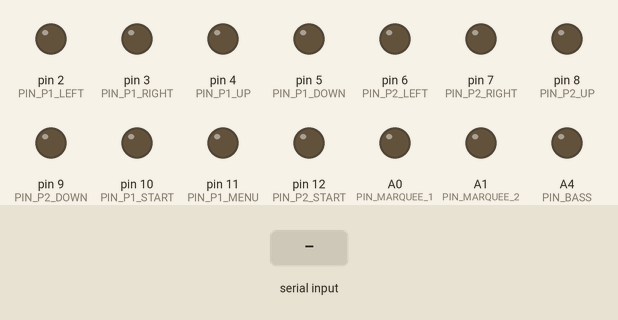
Recording of a sketch running on a simulated Arduino Uno, built with avr-gcc and run on an emulated ATmega328P. Parts: output pins drawn as LEDs (lit = HIGH). The inputs (shaded band) are chosen by the test bench.

Above: at 1.2 s.
1.3 s: "1\n" received over Serial
At 1.8 s:
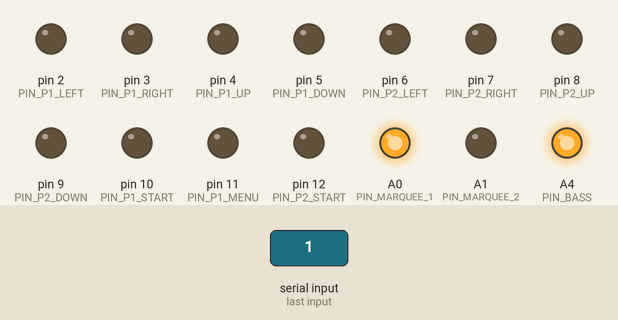
2.8 s: "0\n" received over Serial
At 4.0 s:
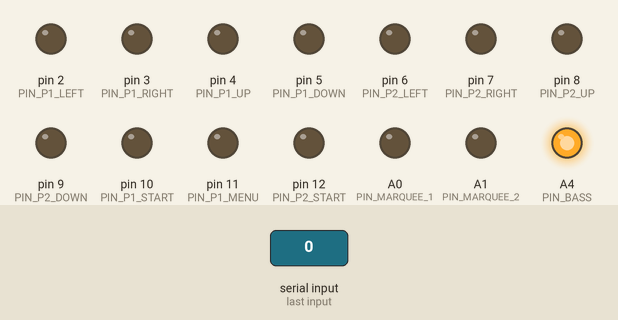
4.3 s: "2\n" received over Serial
At 5.3 s:
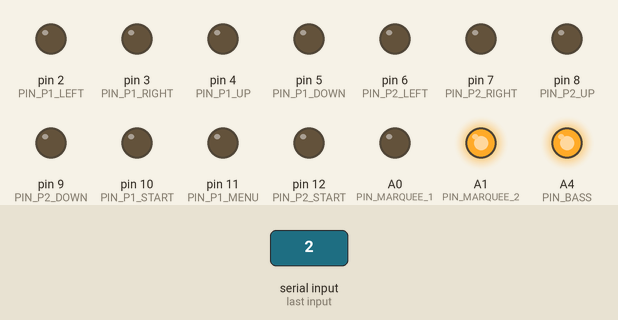
Timing chart, 0 to 7.3 s (numbered marks = the images above; inputs shaded):
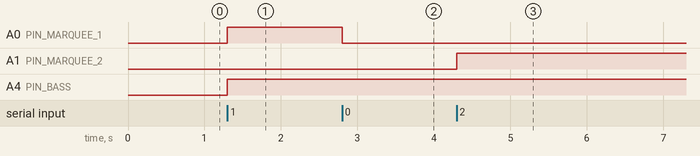

The sketch:

SM5-Arduino-Lighting.ino
```cpp
/*************************************
 ***** SM5 ARDUINO LIGHTS DRIVER *****
 ************************************/

// Get game-controlled cabinet and controller/pad lights in StepMania 5!
// All you need is any kind of Arduino that can connect to a PC via serial and you're good to go!
// (a.k.a. use pretty much any Arduino - Uno, mega, micro, etc)

//  Written to be easy to understand/modify by 48productions


/*********************
 *** WIRING CONFIG ***
 ********************/

// There's two routes for wiring, with and without shift registers
//  - Hooking up individual lights to individual arduino pins (the default)? Comment out the below #define line.
//  - Using shift registers (use only 3 pins for all the lights)? Uncomment the below line


//#define USE_SHIFT_REGISTERS


//Don't touch this next line please kthx
#ifndef USE_SHIFT_REGISTERS


/************************
 * WIRING PINS (direct) *
 ***********************/
// PINS - What pins should the Arduino use?
// IF USING DIRECT LIGHTING MODE (#define USE_SHIFT_REGISTERS is COMMENTED OUT)
// Set which lights are output to what pins, here!

//P1 pad light pins
#define PIN_P1_LEFT 2 //P1 Left
#define PIN_P1_RIGHT 3 //P1 Right
#define PIN_P1_UP 4 //P1 Up
#define PIN_P1_DOWN 5 //P1 Down

// P2 pad light pins
#define PIN_P2_LEFT 6 //P2 Left
#define PIN_P2_RIGHT 7 //P2 Right
#define PIN_P2_UP 8 //P2 Up
#define PIN_P2_DOWN 9 //P2 Down

// Cab light pins
#define PIN_MARQUEE_1 A0 //Marquee up-left
#define PIN_MARQUEE_2 A1 //Marquee up-right
#define PIN_MARQUEE_3 A2 //Marquee down-left
#define PIN_MARQUEE_4 A3 //Marquee down-right
#define PIN_BASS A4 //Bass left/right

// Menu light pins
#define PIN_P1_START 10 //P1 start button
#define PIN_P1_MENU 11  //P1 left/right menu buttons
#define PIN_P2_START 12 //P2 start button
#define PIN_P2_MENU 13  //P2 left/right menu buttons


/********************************
 * WIRING PINS (shift register) *
 *******************************/
// IF USING SHIFT REGISTER LIGHTING (#define USE_SHIFT_REGISTERS is NOT commented)
// Set which pins you'll hook up your shift registers to here.
// That's right, only 3 pins for EVERY light!
#else
#define PIN_SHIFT_CLOCK 2
#define PIN_SHIFT_DATA 3
#define PIN_SHIFT_LATCH 4


#endif


/*****************
 *** MAIN CODE ***
 ****************/

// First, define variables:
// (Each byte contains 8 bits, individual lights are tracked with individual bits)
byte p1LEDs = 0; //Tracks P1's lights (SM gameplay buttons 0-7)
byte p2LEDs = 0; //Tracks P2's lights (SM gameplay buttons 0-7)
byte cabLEDs = 0; //Tracks cabinet lighting. 0-3: Marquee lights, 4: P1 Start, 5: P1 Menu, 6: P2 Start, 7: P2 Menu
byte etcLEDs = 0; //Tracks other lights. 0: Bass neon. All other slots unused - if you want to output more lights from SM, here's a good spot.

byte receivedData = 0; //The last byte of data we received from Stepmania
short lightBytePos = 0; //Tracks how many bytes of lighting data we've received this update


// setup() - Run once on startup
void setup() {
  Serial.begin(115200);

  //Pinmode ALL the pins!
  // ... except the ones we don't need

#ifdef USE_SHIFT_REGISTERS  // If using shift registers, only pinmode the pins needed for shift registers
  pinMode(PIN_SHIFT_CLOCK, OUTPUT);
  pinMode(PIN_SHIFT_DATA, OUTPUT);
  pinMode(PIN_SHIFT_LATCH, OUTPUT);

#else  // In direct lighting mode? Only pinmode what's needed here
  //P1 pad lights
  pinMode(PIN_P1_LEFT, OUTPUT);
  pinMode(PIN_P1_RIGHT, OUTPUT);
  pinMode(PIN_P1_UP, OUTPUT);
  pinMode(PIN_P1_DOWN, OUTPUT);

  //P2 pad lights
  pinMode(PIN_P2_LEFT, OUTPUT);
  pinMode(PIN_P2_RIGHT, OUTPUT);
  pinMode(PIN_P2_UP, OUTPUT);
  pinMode(PIN_P2_DOWN, OUTPUT);

  //Cabinet lights
  pinMode(PIN_MARQUEE_1, OUTPUT);
  pinMode(PIN_MARQUEE_2, OUTPUT);
  pinMode(PIN_MARQUEE_3, OUTPUT);
  pinMode(PIN_MARQUEE_4, OUTPUT);
  pinMode(PIN_P1_START, OUTPUT);
  pinMode(PIN_P1_MENU, OUTPUT);
  pinMode(PIN_P2_START, OUTPUT);
  pinMode(PIN_P2_MENU, OUTPUT);
  pinMode(PIN_BASS, OUTPUT);
#endif
}


// loop() - runs over and over again
void loop() {
  if (Serial.available() > 0) { //Do we have lights data to receive?
    readSerialLightingData();
  }
  //Done receiving serial data this loop

}


//Writes SM lighting directly to arduino pins
// Called whenever new lighting data is received, if not using shift registers

#ifndef USE_SHIFT_REGISTERS //This function is only compiled if we're not in shift register mode
void writeDirectLighting() {

  // SIDENOTE: Want to make mods to change which specific lights from SM are output to the Arduino pins?
  // Or: Have an Arduino Mega and want to add more lights?
  // This is the place for that!

  //Data is placed into p1LEDs/p2LEDs/cabLEDs/etcLEDs when we read lighting data from Stepmania in "void loop()"
  //We'll read specific lights from that data here, and turn on/off arduino pins based on them

  digitalWrite(PIN_P1_LEFT, bitRead(p1LEDs, 0)); //P1 Pad
  digitalWrite(PIN_P1_RIGHT, bitRead(p1LEDs, 1));
  digitalWrite(PIN_P1_UP, bitRead(p1LEDs, 2));
  digitalWrite(PIN_P1_DOWN, bitRead(p1LEDs, 3));

  digitalWrite(PIN_P2_LEFT, bitRead(p2LEDs, 0)); //P2 pad
  digitalWrite(PIN_P2_RIGHT, bitRead(p2LEDs, 1));
  digitalWrite(PIN_P2_UP, bitRead(p2LEDs, 2));
  digitalWrite(PIN_P2_DOWN, bitRead(p2LEDs, 3));

  digitalWrite(PIN_MARQUEE_1, bitRead(cabLEDs, 0)); //Cabinet lights
  digitalWrite(PIN_MARQUEE_2, bitRead(cabLEDs, 1));
  digitalWrite(PIN_MARQUEE_3, bitRead(cabLEDs, 2));
  digitalWrite(PIN_MARQUEE_4, bitRead(cabLEDs, 3));
  digitalWrite(PIN_P1_START, bitRead(cabLEDs, 4));
  digitalWrite(PIN_P1_MENU, bitRead(cabLEDs, 5));
  digitalWrite(PIN_P2_START, bitRead(cabLEDs, 6));
  digitalWrite(PIN_P2_MENU, bitRead(cabLEDs, 7));
  digitalWrite(PIN_BASS, bitRead(etcLEDs, 0));
}
#endif


//Writes SM lighting data to a set of shift registers
// Called whenever new lighting data is received, when using shift registers

#ifdef USE_SHIFT_REGISTERS //This function is only compiled if we're in shift register mode
void writeShiftRegisterLighting() {
  digitalWrite(PIN_SHIFT_LATCH, LOW); //Pull latch pin low, shift out data, and throw latch pin high again

  // Add more shiftOut lines here if you want to add more shift registers
  //  (the first shiftOut line goes to the last shift register in the chain)

  shiftOut(PIN_SHIFT_DATA, PIN_SHIFT_CLOCK, MSBFIRST, etcLEDs);
  shiftOut(PIN_SHIFT_DATA, PIN_SHIFT_CLOCK, MSBFIRST, cabLEDs);
  shiftOut(PIN_SHIFT_DATA, PIN_SHIFT_CLOCK, MSBFIRST, p2LEDs);
  shiftOut(PIN_SHIFT_DATA, PIN_SHIFT_CLOCK, MSBFIRST, p1LEDs);

  digitalWrite(PIN_SHIFT_LATCH, HIGH);
}
#endif


//Reads sextetstream-formatted lighting data from serial when called
// Updates p1LEDs, p2LEDs, cabLEDs, and etcLEDs
void readSerialLightingData() {
  while (Serial.available() > 0) { //While we have lights data to receive, receive and process it!
      receivedData = Serial.read(); //Read the next byte of serial data
      //Serial.println(receivedData);


      // > Q&A: "What format does Stepmania send lighting updates in?"
      // Each lighting update sent by Stepmania contains 13 bytes of data, and a newline (\n) character.
      // We track how many of these bytes we've received with lightBytePos - every time we get a byte, we increment this number.
      // If we receive a newline character, we know the update is done and can reset this counter to 0
      // Knowing how much data we've received so far tells us what lights the next byte of data controls!
      // (More technical info at https://github.com/stepmania/stepmania/blob/master/src/arch/Lights/LightsDriver_SextetStream.md )


      if (receivedData == '\n') { //If we got a newline (\n), we're done receiving new light states for this update
        lightBytePos = 0; //The next byte of lighting data will be the first byte

        //When we're done processing the serial data we have right now, write it out!
#ifdef USE_SHIFT_REGISTERS
        writeShiftRegisterLighting();
#else
        writeDirectLighting();
#endif
      } else {

        /* *******************************************
         * ** SHIFT REGISTER MAPPING CUSTOMIZATION: **
         * *******************************************
         *
         * Each bitWrite() line sets an LED on a shift register.
         *
         * The case the line is placed in decides what byte of SextetStream data from StepMania we'll be reading (case 0 = Byte 0, case 1 = Byte 1, etc)
         * (SextetStream data -> Light mappings are at https://github.com/stepmania/stepmania/blob/master/src/arch/Lights/LightsDriver_SextetStream.md#bit-meanings)
         * The first bitWrite() argument is the shift register to write to (each shift register gets it's own byte of data)
         * The second is the LED number on that register to set, 0-7
         * The third is the value to set it to, HIGH or LOW (true or false). In this case, we bitRead() an individual bit, 0-6, of the current byte of SextetStream data.
         *
         * Example:
         * bitWrite(cabLEDs, 5, bitRead(receivedData, 0));
         * This writes to LED position 5 on the cabLEDs shift register.
         * It's value is set to the 0th bit in the current receivedData byte (place this in case 0, and it'll use Byte 0 of SextetStream data).
        */

        switch (lightBytePos) { //Which byte of lighting data are we now receiving?
          case 0: //Lighting data byte 0: Cabinet lights
            bitWrite(cabLEDs, 0, bitRead(receivedData, 0)); //Marquee up left
            bitWrite(cabLEDs, 1, bitRead(receivedData, 1)); //Marquee up right
            bitWrite(cabLEDs, 2, bitRead(receivedData, 2)); //Marquee down left
            bitWrite(cabLEDs, 3, bitRead(receivedData, 3)); //Marquee down right

            bitWrite(etcLEDs, 0, bitRead(receivedData, 4)); //Bass L
            //bitWrite(etcLEDs, 1, bitRead(receivedData, 5)); //Bass R (unless a song's lighting chart says otherwise, this is always the same state as Bass L)
            break;

          case 1: //Byte 1: P1 menu button lights)
            bitWrite(cabLEDs, 5, bitRead(receivedData, 0)); //P1 menu left (menu right almost always the same state, from what I can tell)
            bitWrite(cabLEDs, 4, bitRead(receivedData, 4)); //P1 start

            //bitWrite(etcLEDs, 2, bitRead(receivedData, 5)); //P1 select
            break;

          //Byte 2 is for more P1 cabinet button lights that we currently don't read

          case 3: //Byte 3: P1 gameplay button lights 1-6
            //The first 6 gameplay button lights are now in receivedData.
            //For this and P2's gameplay lights, we'll copy receivedData directly to p1LEDs.
            //BUT: We'll omit the highest 2 bytes of receivedData with "& 0x3F" (bitwise AND) since they don't contain lighting data.

            //(To customize what lights are mapped on the p1LEDs/p2LEDs shift registers, remove the below line and replace it with bitWrite() lines, described above)
            p1LEDs = receivedData & 0x3F;
            break;

          case 4: //Byte 4: P1 gameplay button lights 7-12
            //I can almost certainly bitwise this to be more compact, like with case 3 above. Buuut, nah.
            bitWrite(p1LEDs, 6, bitRead(receivedData, 0));
            bitWrite(p1LEDs, 7, bitRead(receivedData, 1));
            break;

          //Bytes 5-6 are for more P1 gameplay buttons that we don't read

          case 7: //Byte 7: P2 menu
            bitWrite(cabLEDs, 7, bitRead(receivedData, 0)); //P2 menu left (menu right almost always the same state, from what I can tell)
            bitWrite(cabLEDs, 6, bitRead(receivedData, 4)); //P2 start

            //bitWrite(etcLEDs, 3, bitRead(receivedData, 5)); //P2 select
            break;

          //Byte 8 is for more P2 menu button lights that we don't read

          case 9: //Byte 9: P2 gameplay button lights 1-6
            //Same as P1's gameplay lights, copy the lower 6 bis of receivedData to p2LEDs (high 2 bits omitted with & 0x3F)
            p2LEDs = receivedData & 0x3F;
            break;

          case 10: //Byte 10: P2 gameplay button lights 7-12
            bitWrite(p2LEDs, 6, bitRead(receivedData, 0));
            bitWrite(p2LEDs, 7, bitRead(receivedData, 1));
            break;

          //Bytes 11-12 are for more P2 gameplay buttons we don't read

        }
        lightBytePos++; //Finally, update how many bytes of lighting data we've received.

      }
      //Done receiving this byte of data!

  }
  //We've read all the serial data we can for now
}
```

Measured:
- after the input at 1.3 s, A0 (PIN_MARQUEE_1), A4 (PIN_BASS): LOW → HIGH at once
- after the input at 2.8 s, A0 (PIN_MARQUEE_1): HIGH → LOW at once
- after the input at 4.3 s, A1 (PIN_MARQUEE_2): LOW → HIGH at once
